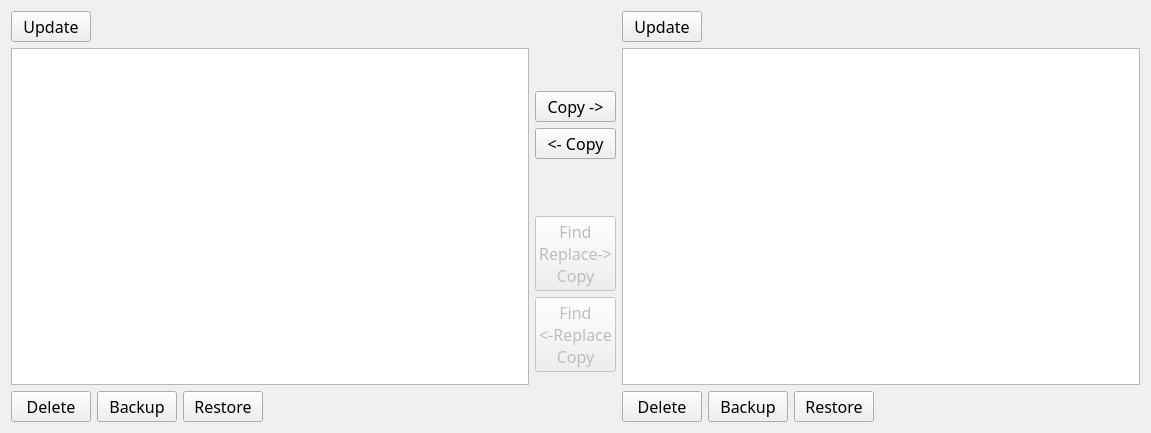
<?xml version="1.0" encoding="UTF-8"?>
<ui version="4.0">
 <class>Form</class>
 <widget class="QWidget" name="Form">
  <property name="geometry">
   <rect>
    <x>0</x>
    <y>0</y>
    <width>1151</width>
    <height>433</height>
   </rect>
  </property>
  <property name="windowTitle">
   <string>Form</string>
  </property>
  <layout class="QHBoxLayout" name="horizontalLayout">
   <item>
    <layout class="QVBoxLayout" name="verticalLayoutFERAllLeft">
     <item>
      <layout class="QHBoxLayout" name="horizontalFERTopButtonsLeft">
       <item>
        <layout class="QHBoxLayout" name="horizontalLayoutFERTopPushButtonsLeft">
         <item>
          <widget class="QPushButton" name="pushButtonUpdateFERLeft">
           <property name="maximumSize">
            <size>
             <width>85</width>
             <height>16777215</height>
            </size>
           </property>
           <property name="font">
            <font>
             <family>Waree</family>
             <pointsize>12</pointsize>
            </font>
           </property>
           <property name="contextMenuPolicy">
            <enum>Qt::NoContextMenu</enum>
           </property>
           <property name="text">
            <string>Update</string>
           </property>
          </widget>
         </item>
         <item>
          <spacer name="horizontalSpacer_34">
           <property name="orientation">
            <enum>Qt::Horizontal</enum>
           </property>
           <property name="sizeHint" stdset="0">
            <size>
             <width>40</width>
             <height>20</height>
            </size>
           </property>
          </spacer>
         </item>
        </layout>
       </item>
      </layout>
     </item>
     <item>
      <widget class="QListWidget" name="FERListWidgetLeft">
       <property name="font">
        <font>
         <family>Waree</family>
         <pointsize>12</pointsize>
        </font>
       </property>
       <property name="selectionMode">
        <enum>QAbstractItemView::ExtendedSelection</enum>
       </property>
       <property name="sortingEnabled">
        <bool>true</bool>
       </property>
      </widget>
     </item>
     <item>
      <layout class="QHBoxLayout" name="horizontalLayoutFERBottomButtonsLeft">
       <item>
        <widget class="QPushButton" name="pushButtonFERDeleteLeft">
         <property name="maximumSize">
          <size>
           <width>85</width>
           <height>16777215</height>
          </size>
         </property>
         <property name="font">
          <font>
           <family>Waree</family>
           <pointsize>12</pointsize>
          </font>
         </property>
         <property name="text">
          <string>Delete</string>
         </property>
        </widget>
       </item>
       <item>
        <widget class="QPushButton" name="pushButtonFERBackupLeft">
         <property name="maximumSize">
          <size>
           <width>85</width>
           <height>16777215</height>
          </size>
         </property>
         <property name="font">
          <font>
           <family>Waree</family>
           <pointsize>12</pointsize>
          </font>
         </property>
         <property name="text">
          <string>Backup</string>
         </property>
        </widget>
       </item>
       <item>
        <widget class="QPushButton" name="pushButtonFERRestoreLeft">
         <property name="maximumSize">
          <size>
           <width>85</width>
           <height>16777215</height>
          </size>
         </property>
         <property name="font">
          <font>
           <family>Waree</family>
           <pointsize>12</pointsize>
          </font>
         </property>
         <property name="text">
          <string>Restore</string>
         </property>
        </widget>
       </item>
       <item>
        <spacer name="horizontalSpacer_40">
         <property name="orientation">
          <enum>Qt::Horizontal</enum>
         </property>
         <property name="sizeHint" stdset="0">
          <size>
           <width>40</width>
           <height>20</height>
          </size>
         </property>
        </spacer>
       </item>
      </layout>
     </item>
    </layout>
   </item>
   <item>
    <layout class="QVBoxLayout" name="verticalLayoutFERCenterButton">
     <item>
      <spacer name="verticalSpacer_19">
       <property name="orientation">
        <enum>Qt::Vertical</enum>
       </property>
       <property name="sizeHint" stdset="0">
        <size>
         <width>20</width>
         <height>80</height>
        </size>
       </property>
      </spacer>
     </item>
     <item>
      <widget class="QPushButton" name="pushButtonFERCopyLeftToRight">
       <property name="font">
        <font>
         <family>Waree</family>
         <pointsize>12</pointsize>
        </font>
       </property>
       <property name="contextMenuPolicy">
        <enum>Qt::NoContextMenu</enum>
       </property>
       <property name="text">
        <string>Copy -&gt;</string>
       </property>
      </widget>
     </item>
     <item>
      <widget class="QPushButton" name="pushButtonFERCopyRightToLeft">
       <property name="font">
        <font>
         <family>Waree</family>
         <pointsize>12</pointsize>
        </font>
       </property>
       <property name="contextMenuPolicy">
        <enum>Qt::NoContextMenu</enum>
       </property>
       <property name="text">
        <string>&lt;- Copy</string>
       </property>
      </widget>
     </item>
     <item>
      <spacer name="verticalSpacer_20">
       <property name="orientation">
        <enum>Qt::Vertical</enum>
       </property>
       <property name="sizeHint" stdset="0">
        <size>
         <width>20</width>
         <height>40</height>
        </size>
       </property>
      </spacer>
     </item>
     <item>
      <widget class="QPushButton" name="pushButtonFERFindReplaceCopyLeftToRight">
       <property name="enabled">
        <bool>false</bool>
       </property>
       <property name="font">
        <font>
         <family>Waree</family>
         <pointsize>12</pointsize>
        </font>
       </property>
       <property name="contextMenuPolicy">
        <enum>Qt::NoContextMenu</enum>
       </property>
       <property name="toolTip">
        <string>Coming Soon!</string>
       </property>
       <property name="text">
        <string>Find 
Replace-&gt;
Copy</string>
       </property>
      </widget>
     </item>
     <item>
      <widget class="QPushButton" name="pushButtonFERFindReplaceCopyRightToLeft">
       <property name="enabled">
        <bool>false</bool>
       </property>
       <property name="font">
        <font>
         <family>Waree</family>
         <pointsize>12</pointsize>
        </font>
       </property>
       <property name="contextMenuPolicy">
        <enum>Qt::NoContextMenu</enum>
       </property>
       <property name="toolTip">
        <string>Coming Soon!</string>
       </property>
       <property name="text">
        <string>Find 
&lt;-Replace
Copy</string>
       </property>
      </widget>
     </item>
     <item>
      <spacer name="verticalSpacer_21">
       <property name="orientation">
        <enum>Qt::Vertical</enum>
       </property>
       <property name="sizeHint" stdset="0">
        <size>
         <width>20</width>
         <height>40</height>
        </size>
       </property>
      </spacer>
     </item>
    </layout>
   </item>
   <item>
    <layout class="QVBoxLayout" name="verticalLayoutFERAllRight">
     <item>
      <layout class="QHBoxLayout" name="horizontalFERTopButtonsRight">
       <item>
        <layout class="QHBoxLayout" name="horizontalLayoutFERTopPushButtonsRight">
         <item>
          <widget class="QPushButton" name="pushButtonUpdateFERRight">
           <property name="maximumSize">
            <size>
             <width>85</width>
             <height>16777215</height>
            </size>
           </property>
           <property name="font">
            <font>
             <family>Waree</family>
             <pointsize>12</pointsize>
            </font>
           </property>
           <property name="contextMenuPolicy">
            <enum>Qt::NoContextMenu</enum>
           </property>
           <property name="text">
            <string>Update</string>
           </property>
          </widget>
         </item>
         <item>
          <spacer name="horizontalSpacer_37">
           <property name="orientation">
            <enum>Qt::Horizontal</enum>
           </property>
           <property name="sizeHint" stdset="0">
            <size>
             <width>40</width>
             <height>20</height>
            </size>
           </property>
          </spacer>
         </item>
        </layout>
       </item>
      </layout>
     </item>
     <item>
      <widget class="QListWidget" name="FERListWidgetRight">
       <property name="font">
        <font>
         <family>Waree</family>
         <pointsize>12</pointsize>
        </font>
       </property>
       <property name="selectionMode">
        <enum>QAbstractItemView::ExtendedSelection</enum>
       </property>
       <property name="sortingEnabled">
        <bool>true</bool>
       </property>
      </widget>
     </item>
     <item>
      <layout class="QHBoxLayout" name="horizontalLayoutFERBottomButtonsRight">
       <item>
        <widget class="QPushButton" name="pushButtonFERDeleteRight">
         <property name="maximumSize">
          <size>
           <width>85</width>
           <height>16777215</height>
          </size>
         </property>
         <property name="font">
          <font>
           <family>Waree</family>
           <pointsize>12</pointsize>
          </font>
         </property>
         <property name="text">
          <string>Delete</string>
         </property>
        </widget>
       </item>
       <item>
        <widget class="QPushButton" name="pushButtonFERBackupRight">
         <property name="maximumSize">
          <size>
           <width>85</width>
           <height>16777215</height>
          </size>
         </property>
         <property name="font">
          <font>
           <family>Waree</family>
           <pointsize>12</pointsize>
          </font>
         </property>
         <property name="text">
          <string>Backup</string>
         </property>
        </widget>
       </item>
       <item>
        <widget class="QPushButton" name="pushButtonFERRestoreRight">
         <property name="maximumSize">
          <size>
           <width>85</width>
           <height>16777215</height>
          </size>
         </property>
         <property name="font">
          <font>
           <family>Waree</family>
           <pointsize>12</pointsize>
          </font>
         </property>
         <property name="text">
          <string>Restore</string>
         </property>
        </widget>
       </item>
       <item>
        <spacer name="horizontalSpacer_39">
         <property name="orientation">
          <enum>Qt::Horizontal</enum>
         </property>
         <property name="sizeHint" stdset="0">
          <size>
           <width>40</width>
           <height>20</height>
          </size>
         </property>
        </spacer>
       </item>
      </layout>
     </item>
    </layout>
   </item>
  </layout>
 </widget>
 <resources/>
 <connections/>
</ui>
